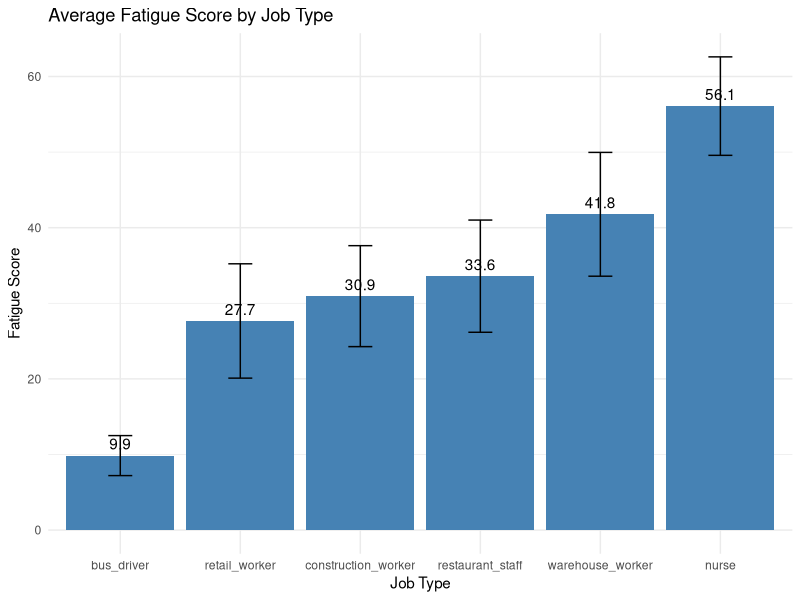
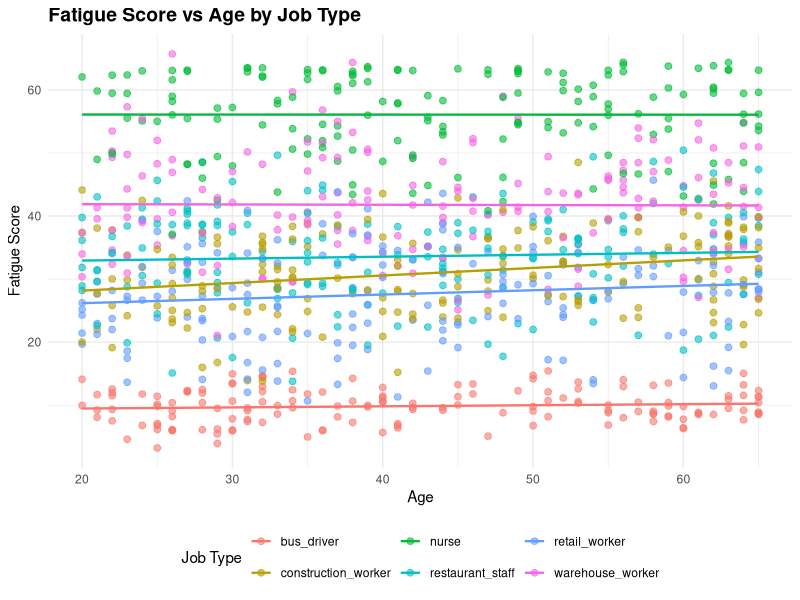

These figures' R source, in order:
set.seed(1)

library(dplyr)
library(ggplot2)

# Categories Definitions 

job_types <- c("warehouse_worker", "nurse", "bus_driver", "retail_worker",
               "restaurant_staff", "construction_worker")

shoe_types <- c("boot", "sneaker", "clog", "dress_shoe")

# Score Definitions 

job_strain <- c(
  restaurant_staff = 4.5,
  nurse = 4.8,
  warehouse_worker = 4.7,
  retail_worker = 4.2, 
  construction_worker = 3.5,
  bus_driver = 2.0
)

shoe_discomfort <- c(
  boot = 1.5, 
  sneaker = 0.2, 
  clog = 0.5, 
  dress_shoe = 1.2
)

standing_ratios <- c(
  restaurant_staff = 0.4,
  nurse = 0.5,
  warehouse_worker = 0.6,
  retail_worker = 0.85,
  construction_worker = 0.7,
  bus_driver = 0.1
)

# Assigns realstic shoe options for each type of job

job_shoes <- list(
  warehouse_worker = c("boot", "sneaker"),
  nurse = c("sneaker", "clog"),
  bus_driver = c("sneaker", "dress_shoe"),
  retail_worker = c("sneaker", "dress_shoe"),
  restaurant_staff = c("sneaker", "clog"),
  construction_worker = c("boot")
)

# Assigns realstic hours of on feet time for each type of job

avg_hours <- c(
  warehouse_worker = 8.5,
  nurse = 12,
  bus_driver = 6,
  retail_worker = 6,
  restaurant_staff = 8,
  construction_worker = 8
)

# Generate job_type for each worker

n <- 1000
job_type <- sample(job_types, n, replace = TRUE)

shoe_type <- rep(NA, n)
hours_on_feet <- rep(NA, n)
for (i in 1:n) {
  job <- job_type[i]
  valid_shoes <- job_shoes[[job]]
  shoe_type[i] <- sample(valid_shoes, 1)
  raw_hours <- rnorm(1, mean = avg_hours[job], sd = 1.5)
  hours_on_feet[i] <- max(2, min(13, raw_hours))
}

# Generating synthetic data

data <- data.frame(
  job_type = job_type,
  shoe_type = shoe_type,
  hours_on_feet = hours_on_feet,
  weight = rnorm(n, mean = 170, sd = 25),
  age = sample(20:65, n, replace = TRUE)
)

# Assign standing_ratio based on job_type

data$standing_ratio <- standing_ratios[data$job_type]

# Fatigue Score Calculation 

data$fatigue_score <- with(data, 
 (job_strain[job_type] * 
   (0.5 * hours_on_feet^1.2 + 
    0.4 * standing_ratio^1.5 * hours_on_feet + 
    0.3 * shoe_discomfort[shoe_type]^1.1 + 
    0.2 * (weight^1.05 / 175) + 
    0.1 * (age^1.1 / 50))
) + 
    rnorm(n, mean = 0, sd = 0.5)
)

data$fatigue_score <- round(data$fatigue_score, 2)

# Summarize data for plot

summary_stats <- data %>%
  group_by(job_type) %>%
  summarise(
    avg_fatigue = mean(fatigue_score),
    sd_fatigue = sd(fatigue_score)
  )

# Plot for the average fatigue score by job type

ggplot(summary_stats, aes(x = reorder(job_type, avg_fatigue), y = avg_fatigue)) +
  geom_col(fill = "steelblue") +
  geom_errorbar(aes(ymin = avg_fatigue - sd_fatigue, ymax = avg_fatigue + sd_fatigue),
                width = 0.2) +
  geom_text(aes(label = round(avg_fatigue, 1)), vjust = -0.5) +
  labs(
    title = "Average Fatigue Score by Job Type",
    x = "Job Type",
    y = "Fatigue Score"
  ) +
  theme_minimal() +
  theme(
    axis.text.x = element_text(angle = 0, hjust = 0.5)
)

# Scatter plot: Age vs Fatigue Score, colored by Job Type
ggplot(data, aes(x = age, y = fatigue_score, color = job_type)) +
  geom_point(alpha = 0.6, size = 2) +
  geom_smooth(method = "lm", se = FALSE, linewidth = 0.8) +
  labs(
    title = "Fatigue Score vs Age by Job Type",
    x = "Age",
    y = "Fatigue Score",
    color = "Job Type"
  ) +
  theme_minimal() +
  theme(
    plot.title = element_text(face = "bold", size = 14),
    legend.position = "bottom"
)
